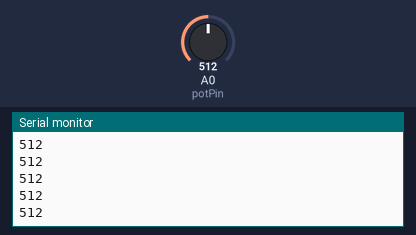
Recording of a sketch running on a simulated Arduino Uno, built with avr-gcc and run on an emulated ATmega328P. Shown: the last lines printed to the serial monitor. The test bench sets the inputs (shaded band); at power-on: A0 (potPin) = 512.

Above: at 1.2 s.
1.3 s: A0 (potPin) set to 716
At 1.31 s:
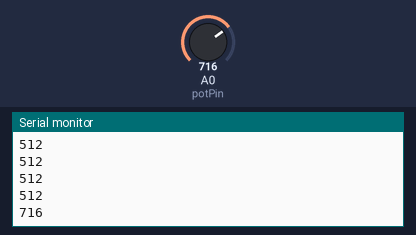
2.8 s: A0 (potPin) set to 900
At 2.81 s:
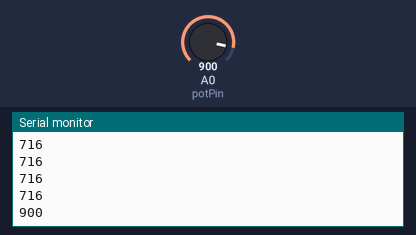
Timing chart, 0 to 5.8 s (numbered marks = the images above; inputs shaded):
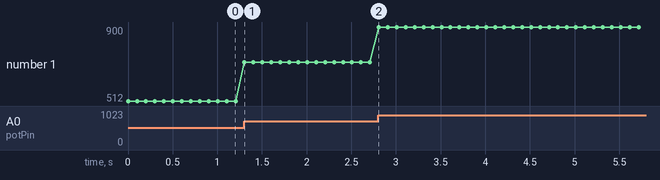

The sketch:

Read_Potentiometer.ino
```cpp
int potPin = A0;   // 가변저항 가운데 핀을 A0에 연결
int potValue = 0;

void setup() {
  Serial.begin(115200); // 시리얼 통신 시작
}

void loop() {
  potValue = analogRead(potPin); // 0~1023 값 읽기
  Serial.println(potValue);      // 읽은 값 출력
  delay(100); // 너무 빠르게 출력되는거 방지
}
```

Measured:
- after the input at 1.3 s, the serial monitor: prints a new line at once (image 1)
- after the input at 2.8 s, the serial monitor: prints a new line at once (image 2)
- plotted number 1: 512 → 716 after the input at 1.3 s, 716 → 900 after the input at 2.8 s
